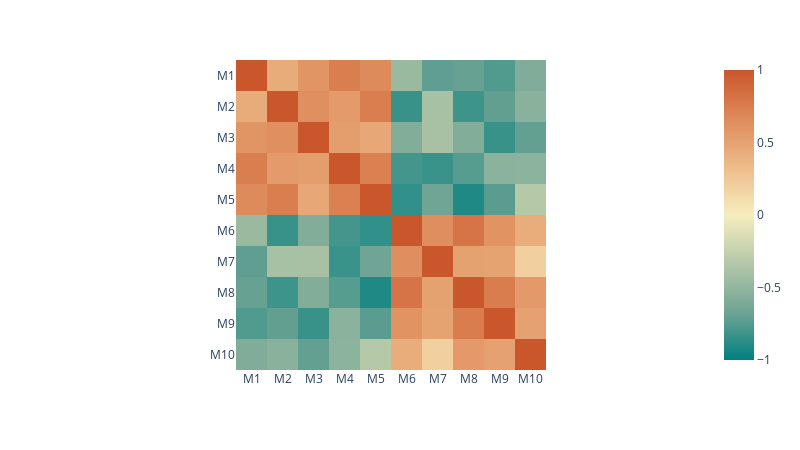

Notebook code cell kept with this figure:
### Code cell
def corrplot_sample(df_expression_matrix, corlor_scale, zmin,zmax):
    """根据输入的表达矩阵，计算样本之间的相关性，并绘制热图

    Args:
        df_expression_matrix (pd.DataFrame): 表达矩阵
        corlor_scale (str): 颜色比例尺
        zmin (float): 颜色比例尺的最小值
        zmax (float): 颜色比例尺的最大值
    Returns:
        fig: 绘制的热图
    """
    # 去掉第一列的样本名
    df_expression_matrix_filter = df_expression_matrix.iloc[:, 1:]

    # df_expression_matrix_filter 保留两位小数
    df_expression_matrix_filter = df_expression_matrix_filter.round(2)
    
    # 计算样本之间的相关性
    correlation_matrix = df_expression_matrix_filter.corr()

    # 绘制相关性矩阵的热图
    fig = px.imshow(correlation_matrix,
                    color_continuous_scale=corlor_scale,
                    zmin=zmin,  # 设置颜色比例尺的最小值
                    zmax=zmax)  # 设置颜色比例尺的最大值

    # 设置输出图的大小
    fig.update_layout(width=800, height=450)
    
    return fig

corrplot_sample(demo_df, 'Geyser', -1, 1)

### Figure 1 — Plotly figure (JSON) as saved in the notebook; plotly's stock layout.template omitted (floating-point values rounded to 4 significant figures)
{"data": [{"coloraxis": "coloraxis", "hovertemplate": "x: %{x}<br>y: %{y}<br>color: %{z}<extra></extra>", "name": "0", "type": "heatmap", "x": ["M1", "M2", "M3", "M4", "M5", "M6", "M7", "M8", "M9", "M10"], "xaxis": "x", "y": ["M1", "M2", "M3", "M4", "M5", "M6", "M7", "M8", "M9", "M10"], "yaxis": "y", "z": [[1, 0.4347, 0.596, 0.7461, 0.6616, -0.4622, -0.7186, -0.6972, -0.7618, -0.5889], [0.4347, 1, 0.6238, 0.548, 0.7449, -0.8321, -0.3998, -0.8176, -0.7098, -0.5455], [0.596, 0.6238, 1, 0.5345, 0.4713, -0.5796, -0.394, -0.576, -0.8336, -0.7044], [0.7461, 0.548, 0.5345, 1, 0.7288, -0.7978, -0.8283, -0.7443, -0.5406, -0.5317], [0.6616, 0.7449, 0.4713, 0.7288, 1, -0.8528, -0.6662, -0.9086, -0.7316, -0.3304], [-0.4622, -0.8321, -0.5796, -0.7978, -0.8528, 1, 0.6345, 0.8073, 0.6078, 0.4317], [-0.7186, -0.3998, -0.394, -0.8283, -0.6662, 0.6345, 1, 0.5067, 0.4977, 0.1981], [-0.6972, -0.8176, -0.576, -0.7443, -0.9086, 0.8073, 0.5067, 1, 0.7554, 0.5621], [-0.7618, -0.7098, -0.8336, -0.5406, -0.7316, 0.6078, 0.4977, 0.7554, 1, 0.5098], [-0.5889, -0.5455, -0.7044, -0.5317, -0.3304, 0.4317, 0.1981, 0.5621, 0.5098, 1]]}], "layout": {"coloraxis": {"cmax": 1, "cmin": -1, "colorscale": [[0, "rgb(0, 128, 128)"], [0.1667, "rgb(112, 164, 148)"], [0.3333, "rgb(180, 200, 168)"], [0.5, "rgb(246, 237, 189)"], [0.6667, "rgb(237, 187, 138)"], [0.8333, "rgb(222, 138, 90)"], [1, "rgb(202, 86, 44)"]]}, "height": 450, "margin": {"t": 60}, "width": 800, "xaxis": {"anchor": "y", "constrain": "domain", "domain": [0, 1], "scaleanchor": "y"}, "yaxis": {"anchor": "x", "autorange": "reversed", "constrain": "domain", "domain": [0, 1]}}}
